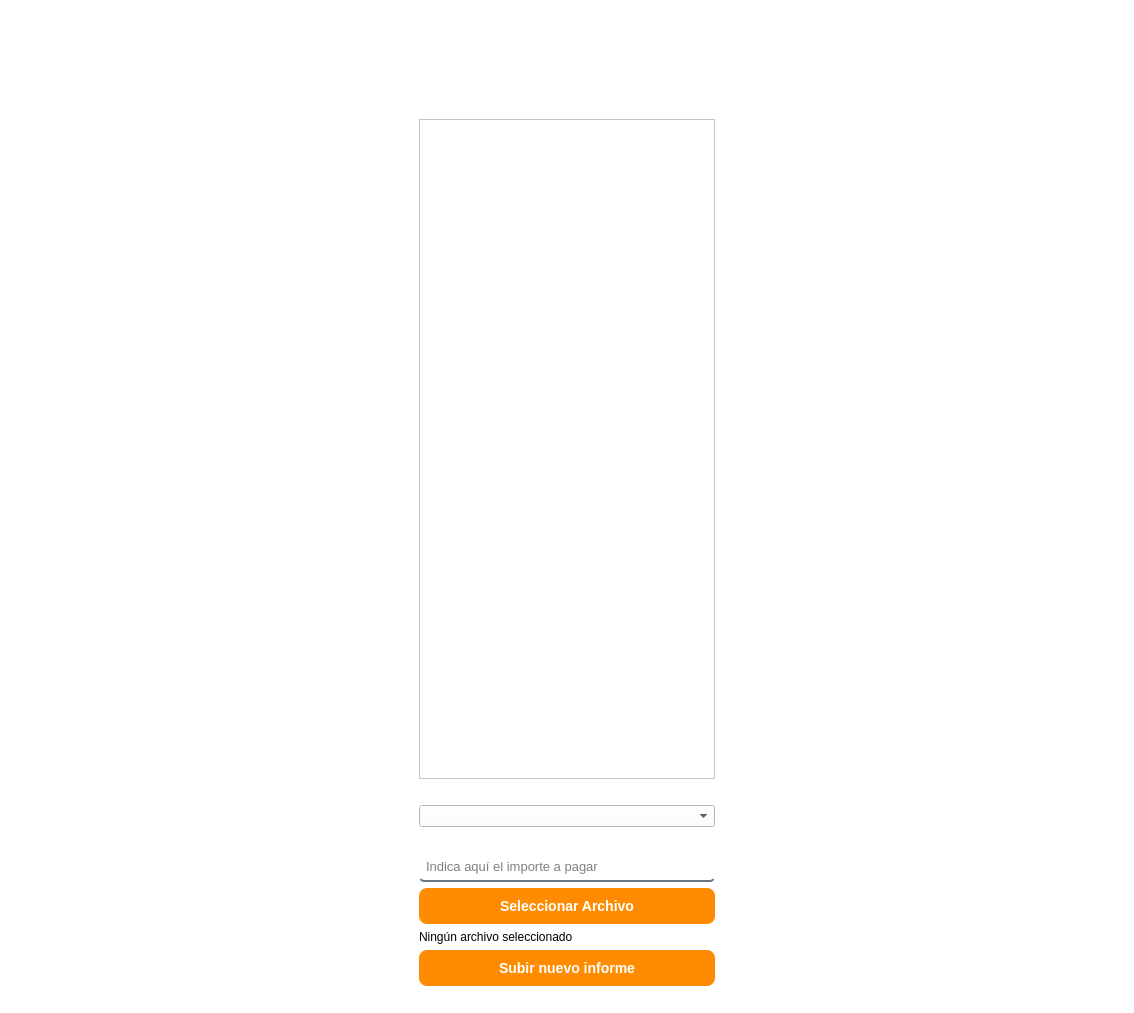
<?xml version="1.0" encoding="UTF-8"?>
<ui version="4.0">
 <class>MainWindow</class>
 <widget class="QMainWindow" name="MainWindow">
  <property name="geometry">
   <rect>
    <x>0</x>
    <y>0</y>
    <width>1134</width>
    <height>1013</height>
   </rect>
  </property>
  <property name="font">
   <font>
    <family>Arial</family>
    <italic>false</italic>
    <stylestrategy>PreferAntialias</stylestrategy>
   </font>
  </property>
  <property name="cursor">
   <cursorShape>ArrowCursor</cursorShape>
  </property>
  <property name="mouseTracking">
   <bool>false</bool>
  </property>
  <property name="windowTitle">
   <string>MainWindow</string>
  </property>
  <property name="autoFillBackground">
   <bool>false</bool>
  </property>
  <property name="styleSheet">
   <string notr="true">/* Pone el fondo de la ventana en blanco */
QMainWindow {
    background-color: #FFFFFF;
}

QWidget {
    background-color: white;
}


/* Estilo para las cajas de texto (DNI y Contraseña) */
QLineEdit {
    border: 2px solid #2980B9; /* Borde azul KiVet */
    border-radius: 5px;
    padding: 5px;
}</string>
  </property>
  <widget class="QWidget" name="centralwidget">
   <property name="styleSheet">
    <string notr="true"/>
   </property>
   <layout class="QHBoxLayout" name="horizontalLayout">
    <item>
     <spacer name="verticalSpacer_13">
      <property name="orientation">
       <enum>Qt::Vertical</enum>
      </property>
      <property name="sizeHint" stdset="0">
       <size>
        <width>20</width>
        <height>40</height>
       </size>
      </property>
     </spacer>
    </item>
    <item>
     <spacer name="verticalSpacer_17">
      <property name="orientation">
       <enum>Qt::Vertical</enum>
      </property>
      <property name="sizeHint" stdset="0">
       <size>
        <width>20</width>
        <height>40</height>
       </size>
      </property>
     </spacer>
    </item>
    <item>
     <spacer name="verticalSpacer_21">
      <property name="orientation">
       <enum>Qt::Vertical</enum>
      </property>
      <property name="sizeHint" stdset="0">
       <size>
        <width>20</width>
        <height>40</height>
       </size>
      </property>
     </spacer>
    </item>
    <item>
     <spacer name="horizontalSpacer_3">
      <property name="orientation">
       <enum>Qt::Horizontal</enum>
      </property>
      <property name="sizeHint" stdset="0">
       <size>
        <width>40</width>
        <height>20</height>
       </size>
      </property>
     </spacer>
    </item>
    <item>
     <widget class="QWidget" name="widget_5" native="true">
      <property name="styleSheet">
       <string notr="true"/>
      </property>
      <layout class="QVBoxLayout" name="verticalLayout_5">
       <item>
        <widget class="QWidget" name="widget_6" native="true">
         <property name="font">
          <font>
           <kerning>true</kerning>
          </font>
         </property>
         <property name="cursor">
          <cursorShape>ArrowCursor</cursorShape>
         </property>
         <property name="focusPolicy">
          <enum>Qt::NoFocus</enum>
         </property>
         <layout class="QHBoxLayout" name="horizontalLayout_2">
          <item>
           <widget class="QLabel" name="label_5">
            <property name="text">
             <string/>
            </property>
           </widget>
          </item>
          <item>
           <widget class="QLabel" name="label_6">
            <property name="text">
             <string/>
            </property>
           </widget>
          </item>
          <item>
           <spacer name="horizontalSpacer">
            <property name="orientation">
             <enum>Qt::Horizontal</enum>
            </property>
            <property name="sizeHint" stdset="0">
             <size>
              <width>40</width>
              <height>20</height>
             </size>
            </property>
           </spacer>
          </item>
          <item>
           <widget class="QLabel" name="label_8">
            <property name="text">
             <string/>
            </property>
           </widget>
          </item>
          <item>
           <widget class="QLabel" name="label_3">
            <property name="maximumSize">
             <size>
              <width>800</width>
              <height>1000</height>
             </size>
            </property>
            <property name="font">
             <font>
              <weight>50</weight>
              <bold>false</bold>
             </font>
            </property>
            <property name="layoutDirection">
             <enum>Qt::LeftToRight</enum>
            </property>
            <property name="text">
             <string/>
            </property>
            <property name="pixmap">
             <pixmap resource="../imagenes/recursos.qrc">:/imagenes/logoKiVet.jpg</pixmap>
            </property>
            <property name="scaledContents">
             <bool>true</bool>
            </property>
            <property name="alignment">
             <set>Qt::AlignCenter</set>
            </property>
            <property name="wordWrap">
             <bool>false</bool>
            </property>
            <property name="indent">
             <number>-1</number>
            </property>
            <property name="openExternalLinks">
             <bool>false</bool>
            </property>
           </widget>
          </item>
          <item>
           <spacer name="horizontalSpacer_2">
            <property name="orientation">
             <enum>Qt::Horizontal</enum>
            </property>
            <property name="sizeHint" stdset="0">
             <size>
              <width>40</width>
              <height>20</height>
             </size>
            </property>
           </spacer>
          </item>
          <item>
           <widget class="QLabel" name="label_9">
            <property name="text">
             <string/>
            </property>
           </widget>
          </item>
          <item>
           <widget class="QLabel" name="label_7">
            <property name="text">
             <string/>
            </property>
           </widget>
          </item>
          <item>
           <widget class="QLabel" name="label_4">
            <property name="text">
             <string/>
            </property>
           </widget>
          </item>
         </layout>
        </widget>
       </item>
       <item>
        <widget class="QWidget" name="widget_7" native="true">
         <layout class="QVBoxLayout" name="verticalLayout_2">
          <item>
           <widget class="QLabel" name="lblTitulo">
            <property name="font">
             <font>
              <pointsize>14</pointsize>
              <weight>75</weight>
              <bold>true</bold>
             </font>
            </property>
            <property name="text">
             <string/>
            </property>
            <property name="alignment">
             <set>Qt::AlignCenter</set>
            </property>
           </widget>
          </item>
          <item>
           <spacer name="horizontalSpacer_7">
            <property name="orientation">
             <enum>Qt::Horizontal</enum>
            </property>
            <property name="sizeHint" stdset="0">
             <size>
              <width>40</width>
              <height>20</height>
             </size>
            </property>
           </spacer>
          </item>
          <item>
           <widget class="QTableWidget" name="tablaFacturas"/>
          </item>
          <item>
           <spacer name="horizontalSpacer_8">
            <property name="orientation">
             <enum>Qt::Horizontal</enum>
            </property>
            <property name="sizeHint" stdset="0">
             <size>
              <width>40</width>
              <height>20</height>
             </size>
            </property>
           </spacer>
          </item>
          <item>
           <widget class="QComboBox" name="cboCita"/>
          </item>
          <item>
           <spacer name="horizontalSpacer_4">
            <property name="orientation">
             <enum>Qt::Horizontal</enum>
            </property>
            <property name="sizeHint" stdset="0">
             <size>
              <width>40</width>
              <height>20</height>
             </size>
            </property>
           </spacer>
          </item>
          <item>
           <widget class="QLineEdit" name="txtImporte">
            <property name="font">
             <font>
              <pointsize>10</pointsize>
              <weight>50</weight>
              <bold>false</bold>
             </font>
            </property>
            <property name="styleSheet">
             <string notr="true">background-color: rgba(0,0,0, 0);
border: none;
border-bottom: 2px solid rgba(105, 118, 132, 255)</string>
            </property>
            <property name="placeholderText">
             <string>Indica aquí el importe a pagar</string>
            </property>
           </widget>
          </item>
          <item>
           <widget class="QPushButton" name="btnSeleccionarArchivo">
            <property name="styleSheet">
             <string notr="true">/* Le da el color naranja corporativo al botón principal */
QPushButton#btnSeleccionarArchivo {
    background-color: #FF8C00;
    color: white;
    border-radius: 8px; /* Redondea los bordes */
    padding: 10px;
    font-weight: bold;
    font-size: 14px;
}

/* Efecto para cuando el usuario pase el dedo/ratón por encima */
QPushButton#btnSeleccionarArchivo:hover {
    background-color: #E67E22;
}</string>
            </property>
            <property name="text">
             <string>Seleccionar Archivo</string>
            </property>
           </widget>
          </item>
          <item>
           <widget class="QLabel" name="lblRuta">
            <property name="text">
             <string>Ningún archivo seleccionado</string>
            </property>
           </widget>
          </item>
          <item>
           <widget class="QPushButton" name="btnSubirFactura">
            <property name="styleSheet">
             <string notr="true">/* Le da el color naranja corporativo al botón principal */
QPushButton#btnSubirFactura {
    background-color: #FF8C00;
    color: white;
    border-radius: 8px; /* Redondea los bordes */
    padding: 10px;
    font-weight: bold;
    font-size: 14px;
}

/* Efecto para cuando el usuario pase el dedo/ratón por encima */
QPushButton#btnSubirFactura:hover {
    background-color: #E67E22;
}</string>
            </property>
            <property name="text">
             <string>Subir nuevo informe</string>
            </property>
           </widget>
          </item>
         </layout>
        </widget>
       </item>
      </layout>
     </widget>
    </item>
    <item>
     <spacer name="horizontalSpacer_6">
      <property name="orientation">
       <enum>Qt::Horizontal</enum>
      </property>
      <property name="sizeHint" stdset="0">
       <size>
        <width>40</width>
        <height>20</height>
       </size>
      </property>
     </spacer>
    </item>
    <item>
     <spacer name="verticalSpacer_22">
      <property name="orientation">
       <enum>Qt::Vertical</enum>
      </property>
      <property name="sizeHint" stdset="0">
       <size>
        <width>20</width>
        <height>40</height>
       </size>
      </property>
     </spacer>
    </item>
    <item>
     <spacer name="verticalSpacer_14">
      <property name="orientation">
       <enum>Qt::Vertical</enum>
      </property>
      <property name="sizeHint" stdset="0">
       <size>
        <width>20</width>
        <height>40</height>
       </size>
      </property>
     </spacer>
    </item>
    <item>
     <spacer name="verticalSpacer_18">
      <property name="orientation">
       <enum>Qt::Vertical</enum>
      </property>
      <property name="sizeHint" stdset="0">
       <size>
        <width>20</width>
        <height>40</height>
       </size>
      </property>
     </spacer>
    </item>
   </layout>
  </widget>
 </widget>
 <resources>
  <include location="../imagenes/recursos.qrc"/>
 </resources>
 <connections/>
</ui>
